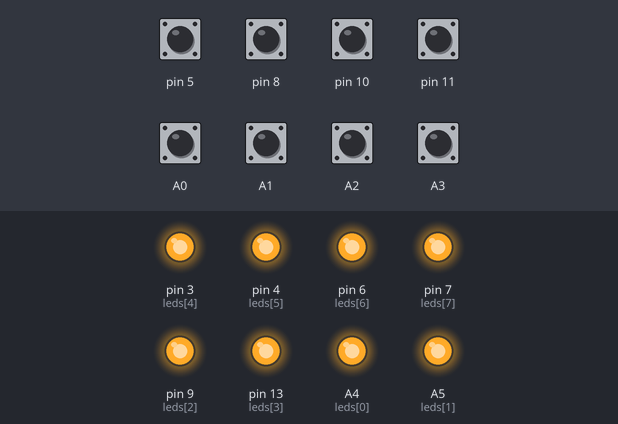
A sketch run on a simulated Arduino Uno, built with avr-gcc and run on an emulated ATmega328P. On the bench: output pins drawn as LEDs (lit = HIGH). Dashed ring = blinking. The test bench sets the inputs (shaded band); at power-on: A0–3, pin 5, pin 8, pin 10, pin 11 HIGH. What the sketch prints to the serial monitor is not drawn.

Above: at 16.4 s.
16.5 s: pin 5 pulled LOW for 1 s
At 16.77 s:
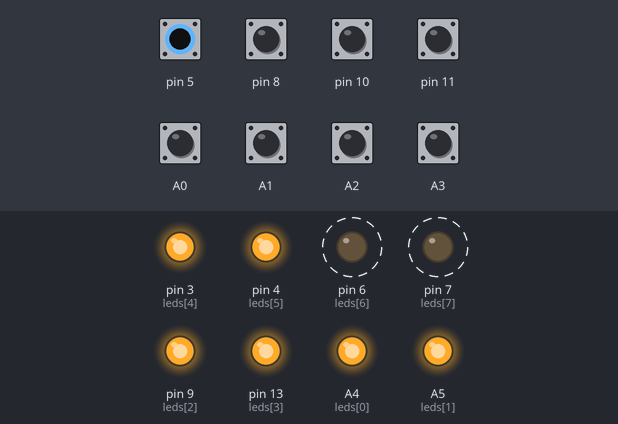
19.5 s: pin 10 pulled LOW for 0.15 s
At 19.85 s:
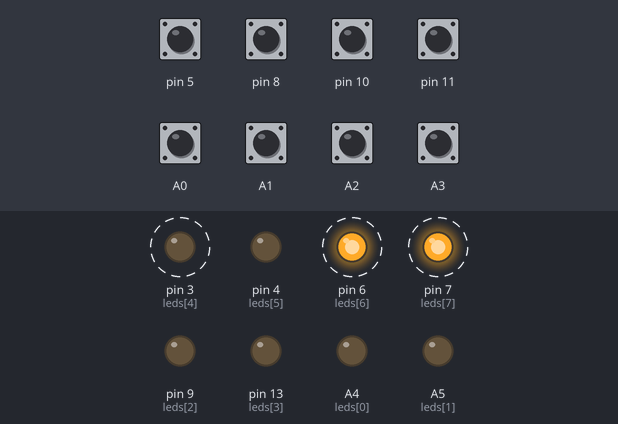
22.5 s: pin 11 pulled LOW for 0.15 s
At 22.75 s:
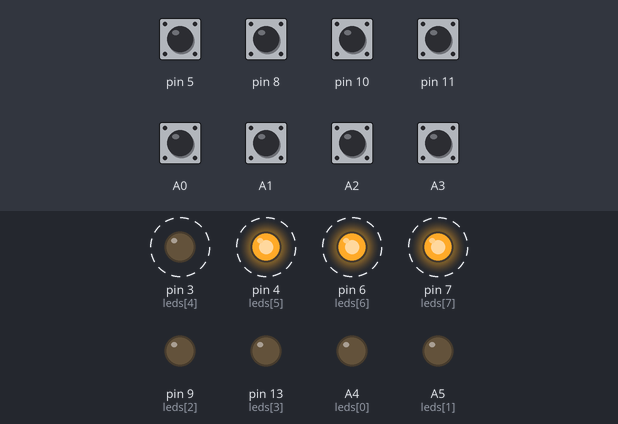
25.5 s: A0 pulled LOW for 0.15 s
28.5 s: A1 pulled LOW for 0.15 s
At 28.72 s:
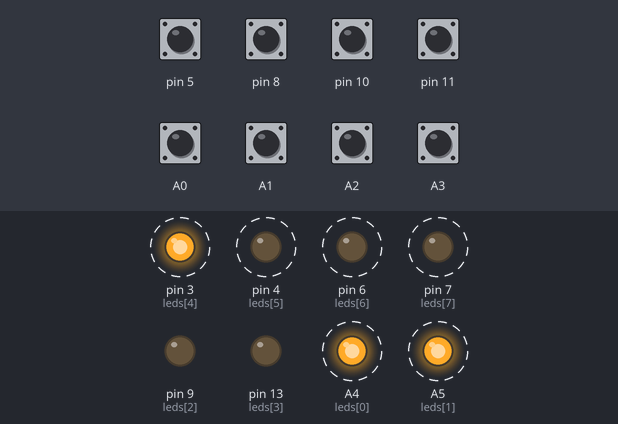
31.5 s: A2 pulled LOW for 0.15 s
Timing chart, 0 to 35.5 s (numbered marks = the images above; inputs shaded):
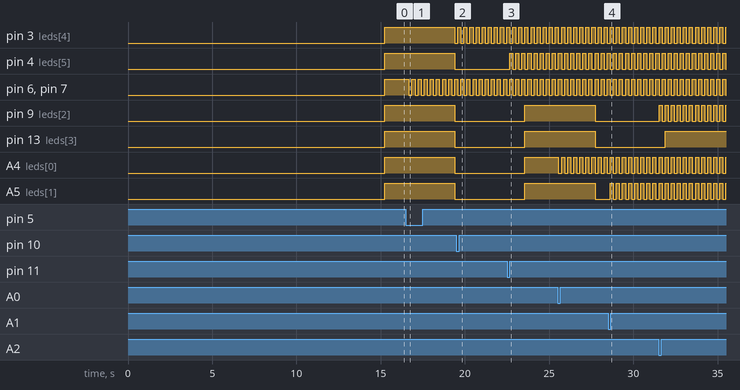

Measured:
- after the input at 19.5 s, pin 3 (leds[4]): alternates HIGH for 0.18 s and LOW for 0.18 s, starting after 0.08 s
- after the input at 28.5 s, A5 (leds[1]): alternates HIGH for 0.18 s and LOW for 0.18 s, starting after 0.13 s
- by itself, pin 4 (leds[5]), pin 6 (leds[6]), pin 7 (leds[7]), pin 9 (leds[2]), A4 (leds[0]): alternates HIGH for 0.18 s and LOW for 0.18 s

The sketch:

terraindentente.ino
```cpp
#include <CapacitiveSensor.h>


/*
   CapitiveSense Library Demo Sketch
   Paul Badger 2008
   Uses a high value resistor e.g. 10M between send pin and receive pin
   Resistor effects sensitivity, experiment with values, 50K - 50M. Larger resistor values yield larger sensor values.
   Receive pin is the sensor pin - try different amounts of foil/metal on this pin
*/

/*Este código construye sobre el codigo explorado y realizado durante la maestria. Green V4

*/

/**El pin de la derecha es el pin que recibe, el pin de la izquierda es el sensor


  PINS A4 / A5 / 0 / 1 / 13 CANNOT BE USED FOR CAPACITIVE SENSING - or at least doesnt seem like it  (ARDUINO)

  Capacitance needs to be tested before hand to have a SensorMax that comes close to the
  actual range to then establish the dynamic calibration

  v.4  Inclusion de LEDs para que las personas tengan un cue visual de la interaccion - using timers to display different behaviors
*/

//Declaración de sensores
CapacitiveSensor   plant1 = CapacitiveSensor(12, A0);       // 10M resistor between pins 2 & 3, pin 3 is sensor pin, add a wire and or foil if desired
CapacitiveSensor   plant2 = CapacitiveSensor(12, A1);       // 10M resistor between pins 2 & 4, pin 4 is sensor pin, add a wire and or foil
CapacitiveSensor   plant3 = CapacitiveSensor(12, A2);       // 10M resistor between pins 2 & 7, pin 7 is sensor pin, add a wire and or foil if desired
CapacitiveSensor   plant4 = CapacitiveSensor(12, A3);        // 10M resistor between pins 2 & 10, pin 10 is sensor pin, add a wire and or foil

//Es necesario dividir los sensores porque sino se jode y solo captan bien las primeras cuatro plantas - hice igual con la baranda
CapacitiveSensor   plant5 = CapacitiveSensor(2, 10);        // 10M resistor between pins 2 & 12, pin 12 is sensor pin, add a wire and or foil
CapacitiveSensor   plant6 = CapacitiveSensor(2, 11);        // 10M resistor between pins 2 & 12, pin 12 is sensor pin, add a wire and or foil
CapacitiveSensor   plant7 = CapacitiveSensor(2, 5);        // 10M resistor between pins 2 & 12, pin 12 is sensor pin, add a wire and or foil
CapacitiveSensor   plant8 = CapacitiveSensor(2, 8);

//Initial calibration
int sensorMin[] = {12000, 12000, 12000, 12000, 12000, 12000, 12000, 12000}; // Minimum sensor value > ATTENTION be sure to use a limit that is close to what is being sensed by the plants
int sensorMax[8];     // Maximum sensor value
int sensorValue[8];

//Filtering
int filtered[8];
int Previousfiltered[8];

//Create a variable to hold theled's current state
int state = LOW;

int leds [8] = {A4, A5, 9, 13, 3, 4, 6, 7};

unsigned long previousMillis[8]; //[x] = number of leds


int ledplay [8];


/*So, no PWMs but gonna use this to set the interval of on-off to have live feedback of plant - human interaction */

//Normalized value
float Value[8];

//Mapping algorithm - normalization
float mapfloat(float x, float in_min, float in_max, float out_min, float out_max)
{
  return (x - in_min) * (out_max - out_min) / (in_max - in_min) + out_min;
}


/* En realidad en este momento solo necesito que las plantas funcionen como botones asi que
  es un array para guardar el -pin- que en teoria estarian activando
  ya que los shields no funcionaron voy a manejar el audio con touch, asi que funcionara como
  la ultima vez, una variable para guardar el numero de archivo que deberia estar sonando
*/

int triggerPin;

void setup()
{
  Serial.begin(115200);


  for (int i = 0 ; i < 8; i++) {
    pinMode(leds[i], OUTPUT);
    digitalWrite(leds[i], state);
  }


  Serial.println("Starting calibration for 10 seconds");
  // calibrate during the first n seconds
  while (millis() < 10000)
  {
    long p1 =  plant1.capacitiveSensor(30);
    long p2 =  plant2.capacitiveSensor(30);
    long p3 =  plant3.capacitiveSensor(30);
    long p4 =  plant4.capacitiveSensor(30);
    long p5 =  plant5.capacitiveSensor(30);
    long p6 =  plant6.capacitiveSensor(30);
    long p7 =  plant7.capacitiveSensor(30);
    long p8 =  plant8.capacitiveSensor(30);

    long sensorPlant[] = {p1, p2, p3, p4, p5, p6, p7, p8};

    for (int i = 0 ; i < 8; i++) {
      sensorValue[i] = sensorPlant[i];
    }

    for (int i = 0 ; i < 8; i++) {
      if (sensorValue[i] > sensorMax[i])    // save the maximum sensor value found
      {
        sensorMax[i] = sensorValue[i];
      }

      if (sensorValue[i] < sensorMin[i])    // save the minimum sensor value found
      {
        sensorMin[i] = sensorValue[i];
      }
    }
  }


  Serial.println("Print results");

  while (millis() < 15000)
  {
    Serial.print("Minimos");
    Serial.print(" ");

    for (int i = 0 ; i < 8; i++) {
      Serial.print(sensorMin[i]);
      Serial.print(" ");
    }

    Serial.print("Maximos");
    Serial.print(" ");

    for (int i = 0 ; i < 8; i++) {

      Serial.print(sensorMax[i]);
      Serial.print(" ");
    }

    Serial.println(" ");
  }
  delay(200);

  Serial.println("Finished calibration");
}

void loop()
{

  //long start = millis();
  long p1 =  plant1.capacitiveSensor(30);
  long p2 =  plant2.capacitiveSensor(30);
  long p3 =  plant3.capacitiveSensor(30);
  long p4 =  plant4.capacitiveSensor(30);
  long p5 =  plant5.capacitiveSensor(30);
  long p6 =  plant6.capacitiveSensor(30);
  long p7 =  plant7.capacitiveSensor(30);
  long p8 =  plant8.capacitiveSensor(30);


  long sensorPlant[] = {p1, p2, p3, p4, p5, p6, p7, p8};


  // Capacitance filtered value

  for (int i = 0 ; i < 8; i++) {
    filtered[i] = filtered[i] * 0.95 + sensorPlant[i] * 0.05;
  }

  for (int i = 0 ; i < 8; i++) {
    sensorValue[i] = filtered[i];
  }

  // Cálculo de la diferencia  entre la lectura actual y la lectura previa para ajustar el valor máximo captado
  for (int i = 0 ; i < 8; i++) {
    if ((abs(filtered[i] - Previousfiltered[i]) >= 250)) {
      sensorMax[i] = sensorValue[i];
    }
  }

  //Map - normalize the captured values
  for (int i = 0 ; i < 8; i++) {
    Value[i] = mapfloat(sensorValue[i], sensorMin[i], sensorMax[i], 4000, 10);
  }

  for (int i = 0 ; i < 8; i++) {
    Value[i] = constrain(Value[i], 10, 4000);
  }

  for (int i = 0 ; i < 8; i++) {
    ledplay[i] = Value[i];
  }

  //  for (int i = 0 ; i < 8; i++) {
  BlinkLed(leds[0], ledplay[0], 0);
  BlinkLed(leds[1], ledplay[1], 1);
  BlinkLed(leds[2], ledplay[2], 2);
  BlinkLed(leds[3], ledplay[3], 3);
  BlinkLed(leds[4], ledplay[4], 4);
  BlinkLed(leds[5], ledplay[5], 5);
  BlinkLed(leds[6], ledplay[6], 6);
  BlinkLed(leds[7], ledplay[6], 7);
  //}


  /*Implementación de porcentajes para establecer un threshold de activación dinámico ya que estoy utilizando valores dinámicos para el min y el máx
    de los sensores debido al posible cambio de afluencia de participantes. En un principio pensé que se el threshold debía establecerse con el mínimo.
    Sin embargo, debido a que la capacitancia fluctua todo el tiempo, y los sensores son altamente sensibles, el
    porcentaje al que debe responder es a sí mismo*/


  //If 20% over previous reading activate
  /*for (int i = 0 ; i < 8; i++) {
    if (filtered[i] >= (Previousfiltered[i] + (Previousfiltered[i] * 0.20))) {
      triggerPins [i] = 1;
    }*/

  //No se porque no se esta asignando correctamente si lo meto en un array asi que toca uno por uno

  if (filtered[0] >= (Previousfiltered[0] + (Previousfiltered[0] * 0.20))) {
    triggerPin = 1;
  }

  if (filtered[1] >= (Previousfiltered[1] + (Previousfiltered[1] * 0.20))) {
    triggerPin = 2;
  }

  if (filtered[2] >= (Previousfiltered[2] + (Previousfiltered[2] * 0.20))) {
    triggerPin = 3;
  }

  if (filtered[3] >= (Previousfiltered[3] + (Previousfiltered[3] * 0.20))) {
    triggerPin  = 4;
  }

  if (filtered[4] >= (Previousfiltered[4] + (Previousfiltered[4] * 0.20))) {
    triggerPin  = 5;
  }

  if (filtered[5] >= (Previousfiltered[5] + (Previousfiltered[5] * 0.20))) {
    triggerPin = 6;
  }

  if (filtered[6] >= (Previousfiltered[6] + (Previousfiltered[6] * 0.20))) {
    triggerPin = 7;
  }

  if (filtered[7] >= (Previousfiltered[7] + (Previousfiltered[7] * 0.20))) {
    triggerPin = 8;
  }


  /*Sending all the data to TD both to visualize it and think of how it's gonna be used in the system. So in order
    for the data to be used in TD I will prepend it's name followed by a '=' that will then be taken away*/

  //Serial print to be read in TD - no use of " " because TD will automatically divide the incoming data by the space

  Serial.print("ActivePin=");  // prints the value read
  Serial.print(triggerPin);
  Serial.print("=");

  Serial.print("\t");


  ///*
  Serial.print("SensorValue=");
  //Serial.print(" ");

  for (int i = 0 ; i < 8; i++) {
    Serial.print(sensorValue[i]);
    Serial.print("=");
  }
  Serial.print("\t"); // use this instead of println to output only one delimiter - println outputs \r\n

  Serial.print("SensorMax=");
  //Serial.print(" ");

  for (int i = 0 ; i < 8; i++) {

    Serial.print(sensorMax[i]);
    Serial.print("=");
  }

  Serial.print("\t");

  Serial.print("LedInterval=");
  // Serial.print(" ");

  for (int i = 0 ; i < 8; i++) {

    Serial.print(ledplay[i]);
    Serial.print("=");
  }

  Serial.print("\n");


  /*
    Serial.print(Value[0]);                  // print sensor output 1
    Serial.print("\t");
    Serial.print(Value[1]);                  // print sensor output 2
    Serial.print("\t");
    Serial.print(Value[2]);                  // print sensor output 2
    Serial.print("\t");
    Serial.print(Value[3]);                  // print sensor output 2
    Serial.print("\t");
    Serial.println(Value[4]);                // print sensor output 3
    //*/

  /*
    Serial.print(millis() - start);        // check on performance in milliseconds
    Serial.print("\t");                    // tab character for debug windown spacing


    Serial.print(p1);                  // print sensor output 1
    Serial.print("\t");
    Serial.print(p2);                  // print sensor output 2
    Serial.print("\t");
    Serial.print(p3);                  // print sensor output 2
    Serial.print("\t");
    Serial.print(p4);                  // print sensor output 2
    Serial.print("\t");
    Serial.println(p5);                // print sensor output 3
  */

  /*
    RESET  ---------------------------------------------------------------------

    Resetting the variables is really important! don't forget - otherwise the state
    keeps adding and the filtered and previous filtered siempre son iguales*/

  triggerPin = 0;


  //Reset of previous filtered

  for (int i = 0 ; i < 8; i++) {
    Previousfiltered[i] = filtered[i];
  }

  delay(150);                          // arbitrary delay to limit data to serial port
}


//Function by FrabizioP — http://www.instructables.com/id/Blink-multiple-Leds-1-Function-No-Delay/

void BlinkLed (int led, int timer, int array) {

  //(long) can be omitted if you dont plan to blink led for very long time I think
  if (((long)millis() - previousMillis[array]) >= timer) {

    previousMillis[array] = millis(); //stores the millis value in the selected array

    digitalWrite(led, !digitalRead(led)); //changes led state
  }
}
```
